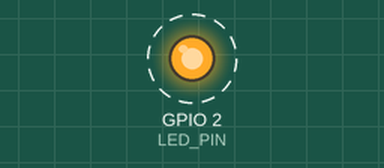
Recording of a sketch running on a simulated ESP32. On the bench: output pins drawn as LEDs (lit = HIGH). Dashed ring = blinking. A WiFi scan finds three made-up networks; what the sketch prints to the serial monitor is not drawn.

Above: at 3.3 s.
Timing chart, 0 to 6.1 s (numbered marks = the images above):
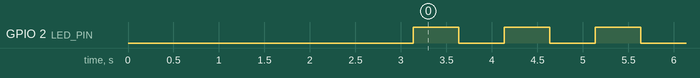

Measured:
- by itself, GPIO 2 (LED_PIN): alternates HIGH for 0.50 s and LOW for 0.50 s

The sketch:

esp32_test.ino
```cpp
/*
 * ESP32-WROOM-32 - Test de funcionamiento
 *
 * Prueba 1: Blink del LED integrado
 * Prueba 2: Escaneo de redes WiFi
 *
 * Si ves el LED parpadeando y las redes en el Serial Monitor,
 * tu board funciona correctamente.
 */

#include <WiFi.h>

// LED integrado del ESP32 (GPIO 2 en la mayoria de boards)
#define LED_PIN 2

void setup() {
  Serial.begin(115200);
  delay(1000);

  Serial.println("================================");
  Serial.println("  ESP32 - Test de funcionamiento");
  Serial.println("================================");
  Serial.println();

  // Configurar LED
  pinMode(LED_PIN, OUTPUT);
  Serial.println("[OK] LED configurado en GPIO 2");

  // Info del chip
  Serial.printf("[INFO] Chip: %s\n", ESP.getChipModel());
  Serial.printf("[INFO] Cores: %d\n", ESP.getChipCores());
  Serial.printf("[INFO] Frecuencia: %d MHz\n", ESP.getCpuFreqMHz());
  Serial.printf("[INFO] Flash: %d MB\n", ESP.getFlashChipSize() / (1024 * 1024));
  Serial.printf("[INFO] RAM libre: %d bytes\n", ESP.getFreeHeap());
  Serial.println();

  // Escaneo WiFi
  Serial.println("[WiFi] Escaneando redes...");
  WiFi.mode(WIFI_STA);
  WiFi.disconnect();
  delay(100);

  int numRedes = WiFi.scanNetworks();

  if (numRedes == 0) {
    Serial.println("[WiFi] No se encontraron redes");
  } else {
    Serial.printf("[WiFi] Se encontraron %d redes:\n", numRedes);
    for (int i = 0; i < numRedes; i++) {
      Serial.printf("  %d) %s (RSSI: %d dBm) %s\n",
                     i + 1,
                     WiFi.SSID(i).c_str(),
                     WiFi.RSSI(i),
                     WiFi.encryptionType(i) == WIFI_AUTH_OPEN ? "[Abierta]" : "[Protegida]");
    }
  }

  Serial.println();
  Serial.println("[OK] Todas las pruebas completadas!");
  Serial.println("[OK] LED parpadeando cada 500ms...");
  Serial.println();
}

void loop() {
  digitalWrite(LED_PIN, HIGH);
  Serial.println("LED: ON");
  delay(500);

  digitalWrite(LED_PIN, LOW);
  Serial.println("LED: OFF");
  delay(500);
}
```
